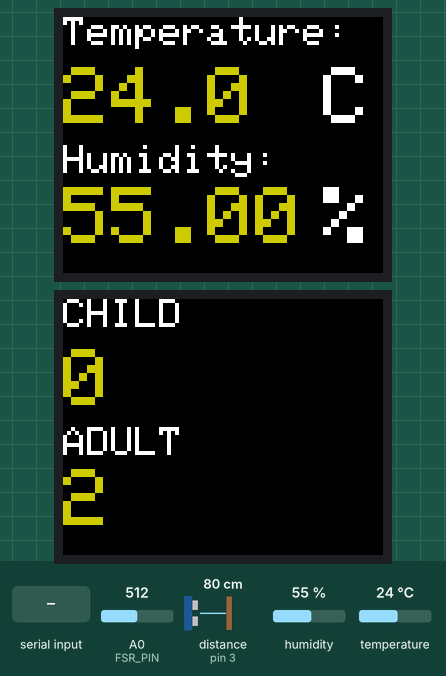
Recording of a sketch running on a simulated Arduino Mega 2560, built with avr-gcc and run on an emulated ATmega2560. On the bench: 2 × 160×128 colour display. Wiring (inferred from the names in the program): ultrasonic range finder: trigger pin 2; echo pin 3. Inputs (shaded band) come from the test bench; at power-on: A0 (FSR_PIN) = 512, humidity 55 %, temperature 24 °C, distance to the obstacle (sensor on pin 3) 80 cm. The echo pulse lasts 58.3 µs per cm; what the sketch prints to the serial monitor is not drawn.

Above: at 1.2 s.
1.3 s: A0 (FSR_PIN) set to 108
3.2 s: A0 (FSR_PIN) set to 95
5.6 s: humidity set to 22 %
At 7.9 s:
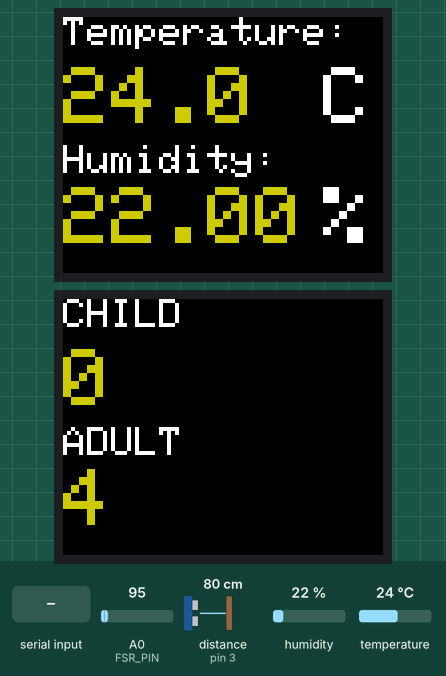
8.9 s: "RESET" received over the second serial link
At 11.3 s:
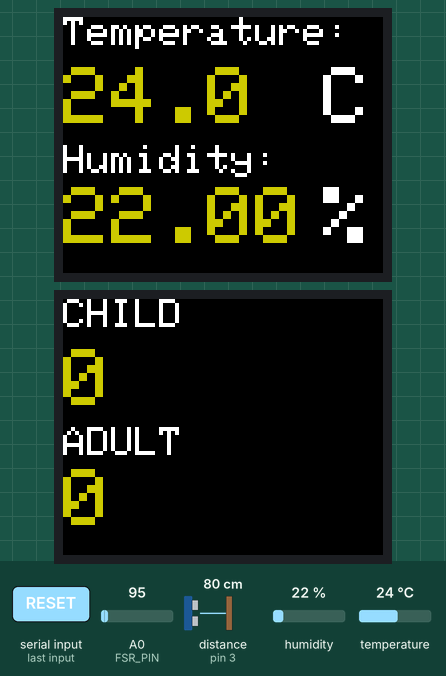
11.6 s: temperature set to 12 °C
At 13.1 s:
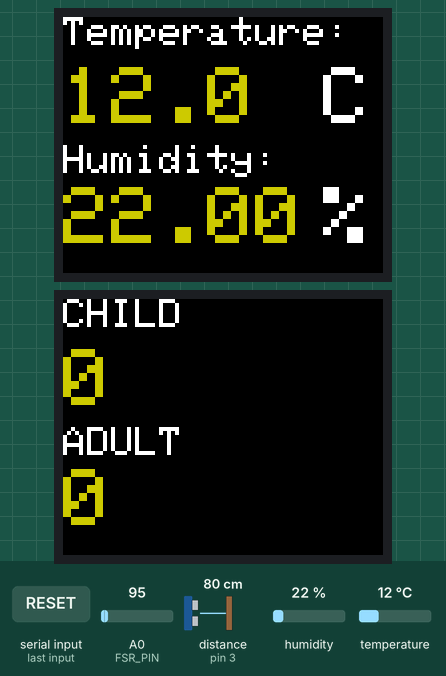
14.0 s: humidity set to 40 %
At 15.9 s:
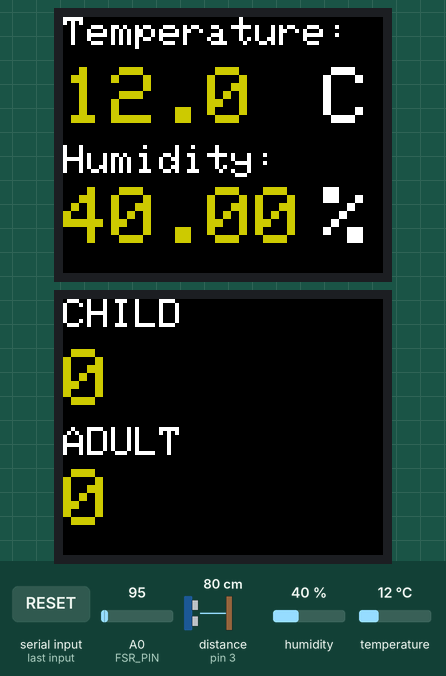
Timing chart, 0 to 17.4 s (numbered marks = the images above; inputs shaded):
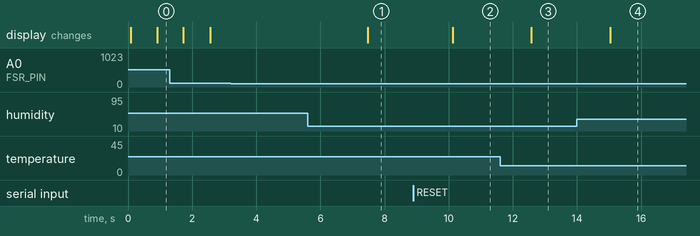

The sketch:

nationalpark.ino
```cpp
#include <DHT.h>  //Sensor library
#include <TFT.h>  //LCD library
#include <SPI.h>

//Constants of ultrasonic sensor
#define TRIG_PIN 2
#define ECHO_PIN 3

//Constants of weather sensor
#define DHTPIN 50  // DATA Pin
#define DHTTYPE DHT22 // DHT 22

//Constants for displays
#define CS_WEATHER   30
#define DC_WEATHER   32
#define RST_WEATHER  28

#define CS_COUNTER     24
#define DC_COUNTER     26
#define RESET_COUNTER  22

//Pressure sensor
#define FSR_PIN A0

//Serial for bluetooth module
#define HC05 Serial3

#define HEIGHT_CHILD_THRESHOLD 100

#define RESET_PIN 4

//Instances
DHT dht(DHTPIN, DHTTYPE);
TFT WeatherScreen = TFT(CS_WEATHER, DC_WEATHER, RST_WEATHER);
TFT CounterScreen = TFT(CS_COUNTER, DC_COUNTER, RESET_COUNTER);

//Global variables
int heightThreshold = 0; // distance between sensor and bottom in cm
int counterChild = 0;
int counterAdult = 0;
char printoutChild[5];
char printoutAdult[5];
String counterChildString;
String counterAdultString;
String hum;  //Stores humidity value
String temp; //Stores temperature value

char humArray[6]; // humidity char array to print to the screen
char tempArray[5]; // temperature char array to print to the screen

// BT module variables
char BT_receive;
String BT_state;

// measurement of visitors with ultrasonic module
int calculateDistance() {
  digitalWrite(TRIG_PIN, HIGH);
  delayMicroseconds(10);
  digitalWrite(TRIG_PIN, LOW);

  return pulseIn(ECHO_PIN, HIGH)/58;
}

// visitors counter
void counter() {
  int distance = calculateDistance();
  // write distance output
  if (distance < 5 || distance > heightThreshold){
    //Serial.println("No distance measured");
  }
  else {
    //Serial.print("Distance: ");
    //Serial.print(distance);
    //Serial.println("cm");

    // object detected
    if(distance > HEIGHT_CHILD_THRESHOLD){
     counterChild++;
    } else {
     counterAdult++;
    }
  }
}

void setup() {
  Serial.begin(9600);
  HC05.begin(9600);

  pinMode(FSR_PIN, INPUT);
  pinMode(TRIG_PIN, OUTPUT);
  pinMode(ECHO_PIN, INPUT);
  pinMode(RESET_PIN, OUTPUT);
  digitalWrite(RESET_PIN, HIGH);

  dht.begin();
  WeatherScreen.begin();
  CounterScreen.begin();

  WeatherScreen.background(0, 0, 0); // clear the screen with a black background
  CounterScreen.background(0,0,0);

  WeatherScreen.stroke(255, 255, 255); // set the font color to white
  CounterScreen.stroke(255, 255, 255);

  WeatherScreen.setTextSize(2); // set the font size
  CounterScreen.setTextSize(2);

  //setting permanent text on the screen
  WeatherScreen.text("Temperature:\n ", 0, 0);
  WeatherScreen.text("Humidity:\n ", 0, 64);

  CounterScreen.text("CHILD", 0, 0);
  CounterScreen.text("ADULT", 0, 64);

  WeatherScreen.setTextSize(4); //set the font size very large for the loop
  CounterScreen.setTextSize(4); //set the font size very large for the loop

  //setting permanent text on the screen
  WeatherScreen.text("C\n", 130, 25);
  WeatherScreen.text("%\n", 130, 85);

  CounterScreen.text("0", 0, 25);
  CounterScreen.text("0", 0, 85);

  heightThreshold = calculateDistance();
  Serial.println(heightThreshold);
}

void loop() {
  HC05.flush();
  if(HC05.available()){    // check if BT is available and send command
    String serialOutput = HC05.readString();
    if(serialOutput == "RESET"){
      counterChild = 0;
      counterAdult = 0;
      HC05.println("");
      HC05.println("Counters were cleaned. Current values... A: " + String(counterAdult) + "  CH: " + String(counterChild));
    }
    if(serialOutput == "STATUS"){
      HC05.println("");
      HC05.println("Visitors status:");
      HC05.println("ADULTS: " + String(counterAdult));
      HC05.println("CHILDS: " + String(counterChild));
      HC05.println("");
      HC05.println("SUMMARY: " + String(counterAdult + counterChild));
    }
    if(serialOutput == "RESTART"){
      HC05.println("");
      HC05.println("Restarting Arduino");
      digitalWrite(RESET_PIN, LOW);
    }
  }

  if(analogRead(FSR_PIN) > 100)
  {
    Serial.println("Person detected.");
    counter();
  }
  else {
     Serial.println("No person detected.");
  }

  WeatherScreen.fillRect(0,25,120,30,0x0000); // clear temperature value box
  WeatherScreen.fillRect(0,85,120,30,0x0000); // clear humidity value box

  CounterScreen.fillRect(0,25,120,30,0x0000); // clear children value box
  CounterScreen.fillRect(0,85,120,30,0x0000); // clear adults value box

  temp = String(dht.readTemperature()); //read temperature
  hum = String(dht.readHumidity()); //read humidity

  counterChildString = static_cast<String>(counterChild); //count childs
  counterAdultString = static_cast<String>(counterAdult); //count adults

  counterChildString.toCharArray(printoutChild,5); // pretype varialbe
  counterAdultString.toCharArray(printoutAdult,5); //pretype variable

  temp.toCharArray(tempArray, 5); // pretype variable
  hum.toCharArray(humArray, 6); //pretype variable

  WeatherScreen.stroke(200, 200, 1); // set the font color to yellow
  CounterScreen.stroke(200, 200, 1);

  WeatherScreen.text(tempArray, 0, 25);
  WeatherScreen.text(humArray, 0, 85);

  CounterScreen.text(printoutChild, 0, 25);
  CounterScreen.text(printoutAdult, 0, 85);

  delay(800);
}
```

Measured:
- after the input at 3.2 s, every drawn part: stays the same
- after the input at 5.6 s, the display: changes after 1.9 s (image 1)
- after the input at 8.9 s, the display: changes after 1.2 s (image 2)
- after the input at 11.6 s, the display: changes after 0.98 s (image 3)
- after the input at 14.0 s, the display: changes after 1.0 s (image 4)
